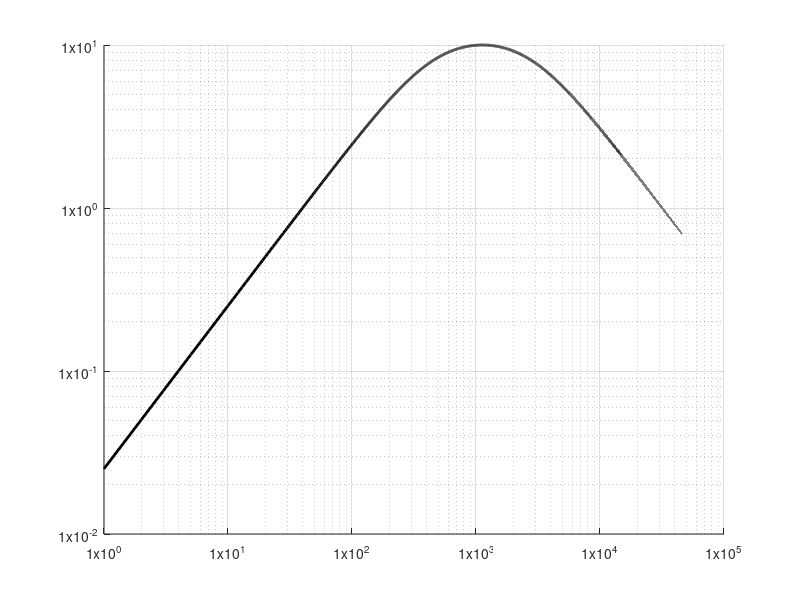

This chart was generated by the following MATLAB code:
%
clf
hold on

function [ex, mant] = exp_notation (x)
nz = find(x);
ex(nz) = floor(log10(abs(x(nz))));
mant(nz) = x(nz)./10.^ex(nz);
endfunction

vs=10;
R=2;
L=0.01;
C=0.02;

ZL=@(f) j.*2.*pi.*f.*L;
ZC=@(f) 1./(j.*2.*pi.*f.*C);
vr=@(f) vs.*R./(R+ZL(f)+ZC(f));

f=0.01:0.01:1000;
loglog(abs(vr(f)),"linewidth",2,"color","black")
%
%h=get(gcf,"currentaxes");
%set(h,"XTick",[1e0 1e1 1e2]);
%set(h,"xticklabel",['10^{0}';'10^1';'10^2']);
%set(h,"interpreter","tex")

xt = get(gca, 'xtick');[xex,xmant] = exp_notation   (xt);
  yt = get(gca, 'ytick');[yex,ymant] = exp_notation   (yt);
set(gca, 'xticklabel', sprintf('%3.3gx10^{%d}|', [xmant; xex](:)));
 set(gca, 'yticklabel', sprintf('%3.3gx10^{%d}|',[ymant; yex](:))); 


grid on

print -deps bodeTestDecimalPower.eps

